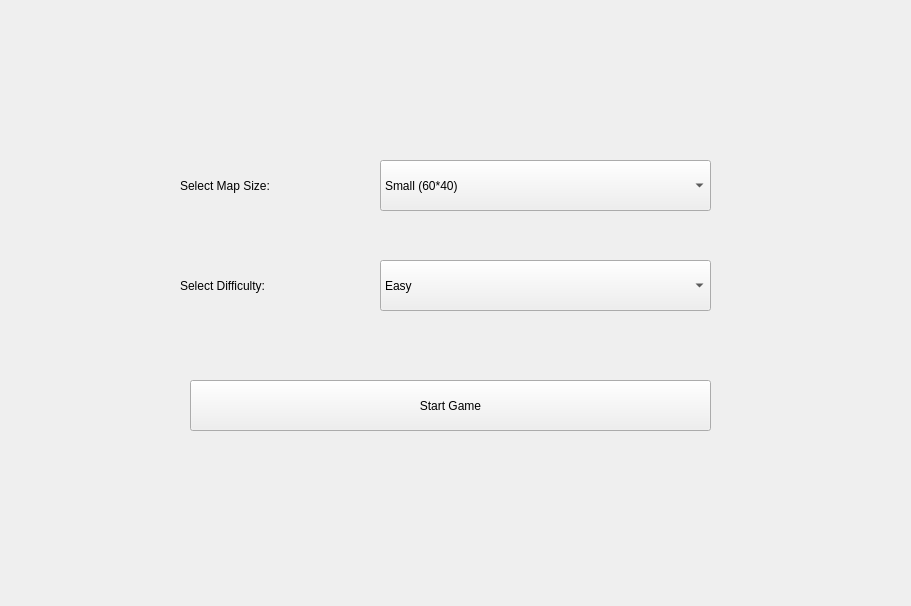
<?xml version="1.0" encoding="UTF-8"?>
<ui version="4.0">
 <class>start_menu</class>
 <widget class="QWidget" name="start_menu">
  <property name="geometry">
   <rect>
    <x>0</x>
    <y>0</y>
    <width>911</width>
    <height>606</height>
   </rect>
  </property>
  <property name="windowTitle">
   <string>Form</string>
  </property>
  <widget class="QLabel" name="label">
   <property name="geometry">
    <rect>
     <x>180</x>
     <y>160</y>
     <width>191</width>
     <height>51</height>
    </rect>
   </property>
   <property name="text">
    <string>Select Map Size:</string>
   </property>
  </widget>
  <widget class="QLabel" name="label_2">
   <property name="geometry">
    <rect>
     <x>180</x>
     <y>260</y>
     <width>181</width>
     <height>51</height>
    </rect>
   </property>
   <property name="text">
    <string>Select Difficulty:</string>
   </property>
  </widget>
  <widget class="QComboBox" name="map_siz_select">
   <property name="geometry">
    <rect>
     <x>380</x>
     <y>160</y>
     <width>331</width>
     <height>51</height>
    </rect>
   </property>
   <item>
    <property name="text">
     <string>Small (60*40)</string>
    </property>
   </item>
   <item>
    <property name="text">
     <string>Middle (90*50)</string>
    </property>
   </item>
   <item>
    <property name="text">
     <string>Big (120*60)</string>
    </property>
   </item>
  </widget>
  <widget class="QComboBox" name="difficulty_select">
   <property name="geometry">
    <rect>
     <x>380</x>
     <y>260</y>
     <width>331</width>
     <height>51</height>
    </rect>
   </property>
   <item>
    <property name="text">
     <string>Easy</string>
    </property>
   </item>
   <item>
    <property name="text">
     <string>Normal</string>
    </property>
   </item>
   <item>
    <property name="text">
     <string>Hard</string>
    </property>
   </item>
  </widget>
  <widget class="QPushButton" name="start_game">
   <property name="geometry">
    <rect>
     <x>190</x>
     <y>380</y>
     <width>521</width>
     <height>51</height>
    </rect>
   </property>
   <property name="text">
    <string>Start Game</string>
   </property>
  </widget>
 </widget>
 <resources/>
 <connections/>
</ui>
